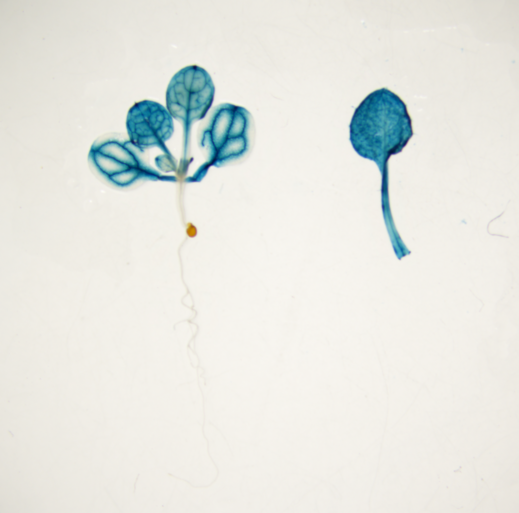
#> input picture example/0-1.tif, 1038 x 1026 px, found by its file name (shown at 1/2 size)
$ jupyter execute --allow-errors quantify_color.ipynb
#> lines starting #> are read from the running program, lines starting #| are printed output that depends on the picture; after the words box and inside, x2 and y2 are one past the last pixel; in counts of white or black regions, pixels touching at a corner belong together
[cell 1]
from pathlib import Path
from PIL import Image, ImageDraw
from matplotlib import pyplot as plt
import numpy as np


plt.rcParams.update({'font.size': 20})

input_file = Path('~/Ramdisk/0-1.tif').expanduser()
im = Image.open(input_file)
#> im is the input picture: PIL image 1038x1026 RGB; mean R, G, B 229.7, 231.2, 225.5

[cell 2]
im.convert('RGB')
r, g, b = im.split()
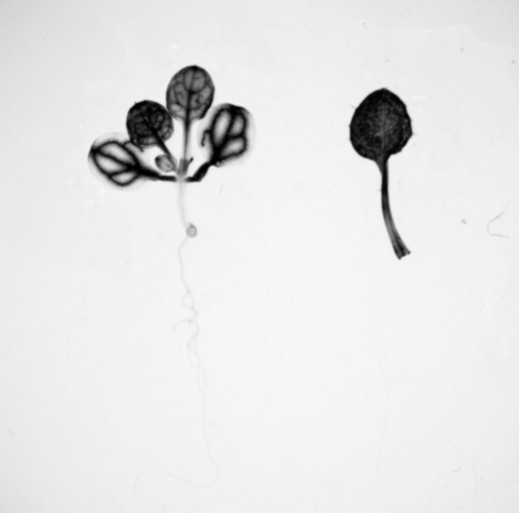
#> r: PIL image 1038x1026 L (shown at 1/2 size); min 0, max 252, mean 229.7
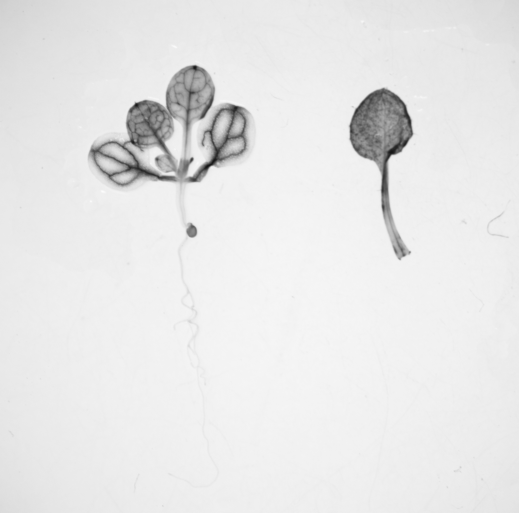
#> g: PIL image 1038x1026 L (shown at 1/2 size); min 19, max 252, mean 231.2
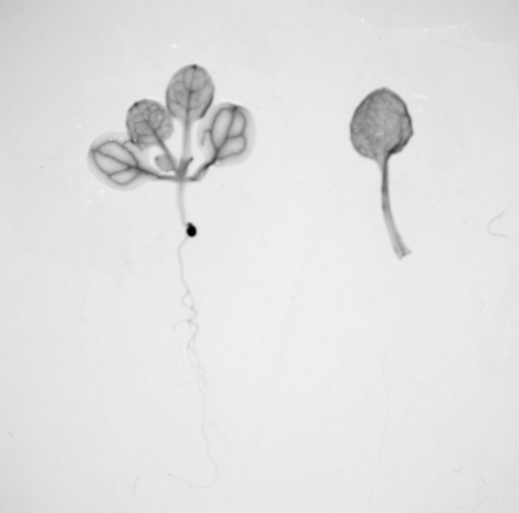
#> b: PIL image 1038x1026 L (shown at 1/2 size); min 0, max 246, mean 225.5
ar = np.asarray(r).flatten()
plt.hist(ar, bins=256, facecolor='red')
ar = np.asarray(g).flatten()
plt.hist(ar, bins=256, facecolor='green')
ar = np.asarray(b).flatten()
plt.hist(ar, bins=256, facecolor='blue')
plt.show()
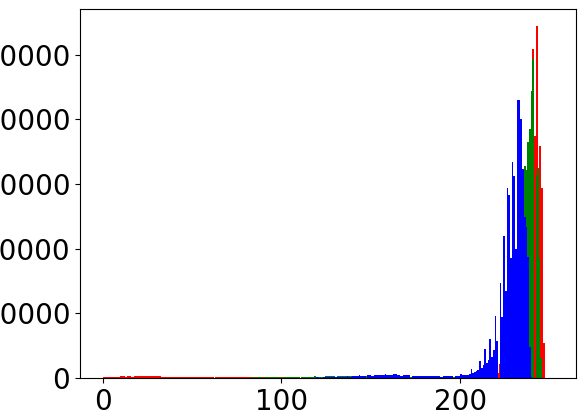
#> figure drawn by matplotlib, 1 panel; tallest bar 108783 high, from x = 242.2 to 243.1; tallest bar 98680 high, from x = 240.2 to 241.1; tallest bar 85956 high, from x = 232.5 to 233.5

[cell 3]
width, height = b.size
#> width = 1038; height = 1026
print(width, height)
#| 1038 1026
ref_loc = (750, 225, 775, 250)
empty_loc = (700, 600, 800, 700)
target_loc = (50, 50, int(width/2), height-50)
#> target_loc = (50, 50, 519, 976)
draw = ImageDraw.Draw(im)
draw.rectangle(ref_loc, outline=(255, 0, 0), width=2)
draw.rectangle(empty_loc, outline=(0, 255, 0), width=2)
draw.rectangle(target_loc, outline=(255, 0, 255), width=2)
im.show()
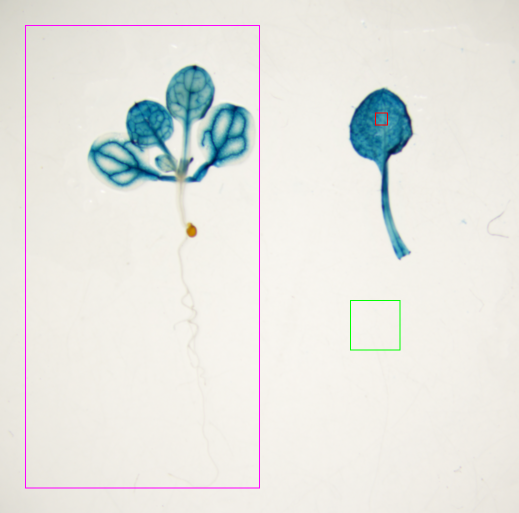
#> shown: PIL image 1038x1026 RGB (shown at 1/2 size); mean R, G, B 229.7, 230, 225.5

[cell 4]
def get_area_array(array, area_loc):
    return array[area_loc[1]:area_loc[3], area_loc[0]:area_loc[2]]
def fill_array(array, area_loc, value):
    array[area_loc[1]:area_loc[3], area_loc[0]:area_loc[2]] = value
    return array
threshold = 32
def calculate(array):
    size = array.size
    total = np.sum(array)
    area = np.count_nonzero(array[array>threshold])
    total_mean = max(0, np.mean(array))
    area_mean = max(0, np.mean(array[array>threshold]))
    return size, total, area, total_mean, area_mean
fig_n = 1
plt.figure(figsize=(20, 40))
b_ar = np.asarray(b)
r_ar = np.asarray(r)
g_ar = np.asarray(g)
#> (the rest of this cell did not finish here and is left out)

#> (a cell that did not finish here is left out)

[cell 6]
plt.figure(figsize=(10, 15))
ax = plt.subplot(5, 1, 1)
ax.hist(b_ar.flatten(), bins=256, label='b', alpha=0.5)
ax.legend()
ax = plt.subplot(5, 1, 2)
#> (the rest of this cell did not finish here and is left out)

[cell 7]
import cv2
from pathlib import Path
input_file = Path('~/Ramdisk/0-1.tif').expanduser()
o = cv2.imread(str(input_file), cv2.IMREAD_GRAYSCALE)
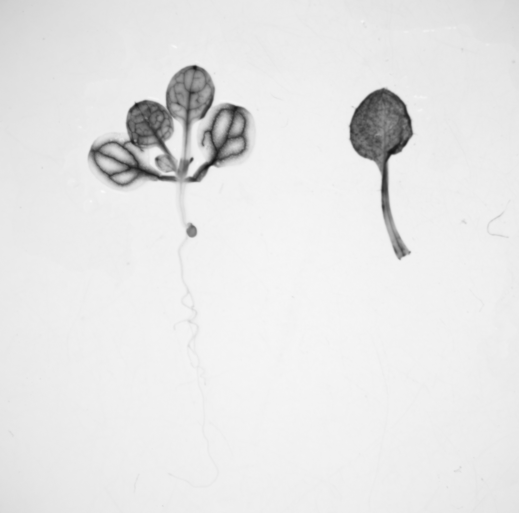
#> o: shape (1026, 1038) (shown at 1/2 size); min 20, max 251, mean 230.2
def draw2(image, low, high):
    r = cv2.Canny(image, low, high)
    cv2.imshow(f'{low}-{high}', r)
cv2.imshow('original', o)
thresh = cv2.Canny(o, 16, 200)
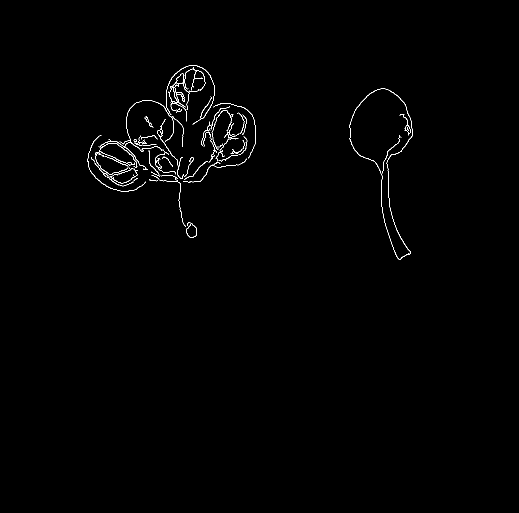
#> thresh: shape (1026, 1038) (shown at 1/2 size); 0.62% white in thin lines or dots, all inside (x1, y1, x2, y2) = (175, 131, 826, 520)
contours, hierarchy = cv2.findContours(thresh, cv2.RETR_EXTERNAL, cv2.CHAIN_APPROX_SIMPLE)
#> contours = 60 contours, 36 with area under 20; largest, box (x1, y1, x2, y2) and area: (336, 147, 379, 243) 410, (699, 176, 826, 520) 185, (332, 131, 430, 250) 74, (239, 200, 367, 294) 63, (175, 271, 292, 384) 60
cv2.drawContours(o, contours, -1, (25, 0, 0),2)
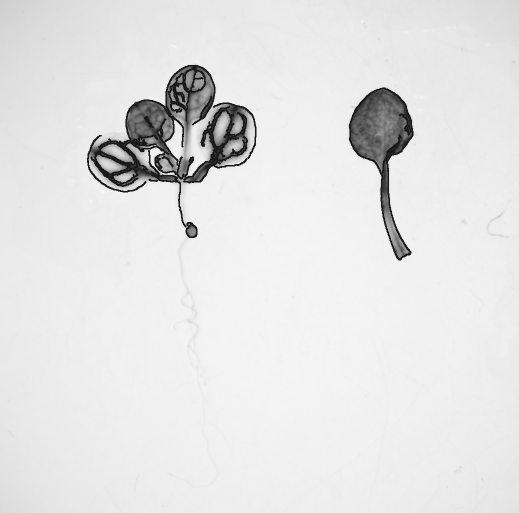
#> o: shape (1026, 1038) (shown at 1/2 size); 1.96% of pixels changed, all inside (x1, y1, x2, y2) = (174, 130, 827, 521)
for cnt in contours:
    x, y, w, h = cv2.boundingRect(cnt)
    cv2.rectangle(o, (x,y), (x+w, y+h), (255,0,0),2)
#> this loop made 60 passes
#> (x, y, w, h) on passes 1 to 12: (372, 445, 22, 30), (367, 362, 14, 4), (298, 358, 18, 5), (265, 356, 11, 7), (321, 350, 34, 11), (303, 350, 69, 104), (765, 347, 1, 1), (302, 343, 18, 10), (213, 337, 63, 36), (316, 336, 36, 13), (189, 326, 28, 27), (427, 323, 14, 6)
#> (cnt, x, y, w, h) on passes 21, 30: ([[204, 311], [205, 312], [208, 312], [207, 311]], 204, 311, 5, 2), ([[325, 298], [326, 299], [326, 300], [327, 300]], 325, 298, 3, 3)
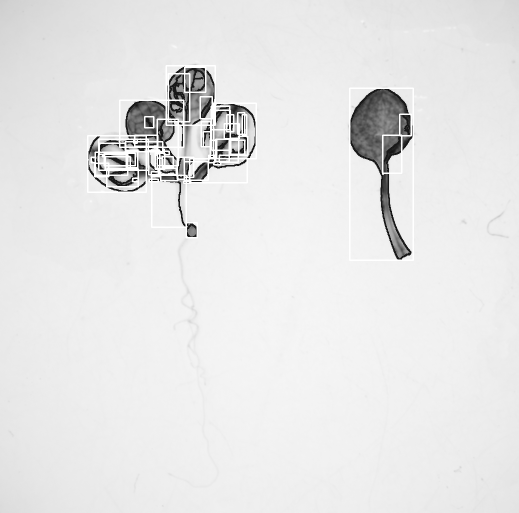
#> o: shape (1026, 1038) (shown at 1/2 size); 2.3% of pixels changed, all inside (x1, y1, x2, y2) = (174, 130, 828, 522)
cv2.imshow('contours', o)
# [4 lines of commented-out code are left out]
draw2(o, 16, 200)
#> in draw2, `r = cv2.Canny(image, low, high)`:
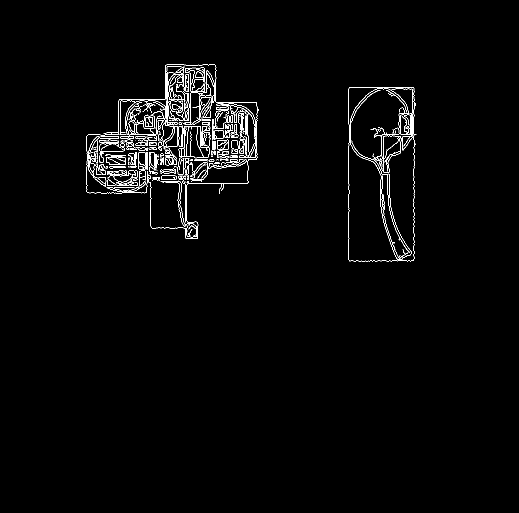
#> r: shape (1026, 1038) (shown at 1/2 size); 1.7% white in thin lines or dots, all inside (x1, y1, x2, y2) = (173, 129, 833, 523)
#cv2.waitKey()
#cv2.destroyAllWindows()

$ run again, with example/75-2.tif copied over example/0-1.tif
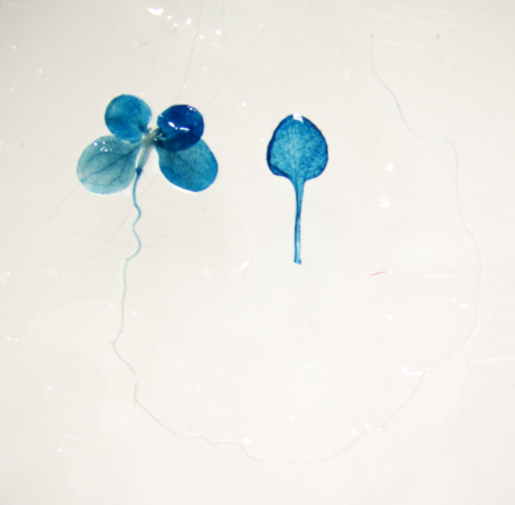
#> input picture example/75-2.tif, 1030 x 1010 px, found by its file name (shown at 1/2 size)
#> im is the input picture: PIL image 1030x1010 RGB; mean R, G, B 231.9, 233.1, 228.6
#| 1030 1010
#> `thresh = cv2.Canny(o, 16, 200)`:
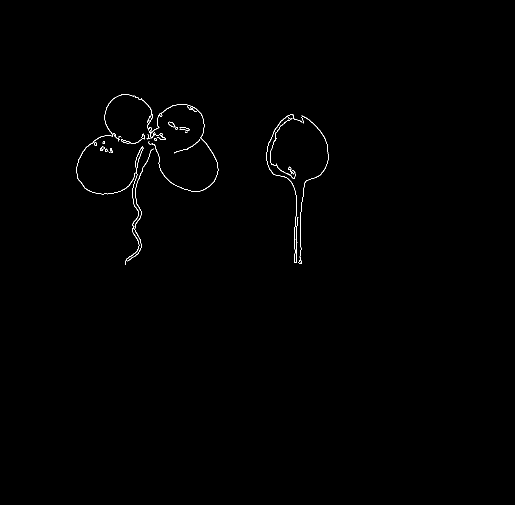
#> thresh: shape (1010, 1030) (shown at 1/2 size); 0.35% white in thin lines or dots, all inside (x1, y1, x2, y2) = (152, 189, 657, 530)
#> contours = 29 contours, 17 with area under 20; largest, box (x1, y1, x2, y2) and area: (250, 292, 288, 530) 435, (152, 189, 409, 389) 218, (296, 277, 437, 384) 92, (337, 243, 350, 255) 78, (541, 239, 591, 358) 73
#> the loop `for cnt in contours:` made 29 passes
#> (x, y, w, h) on passes 1 to 8: (596, 520, 4, 8), (269, 297, 39, 160), (210, 297, 5, 7), (217, 296, 9, 9), (270, 294, 13, 41), (200, 293, 9, 9), (250, 292, 38, 238), (188, 285, 6, 7)
#> in draw2, `r = cv2.Canny(image, low, high)`:
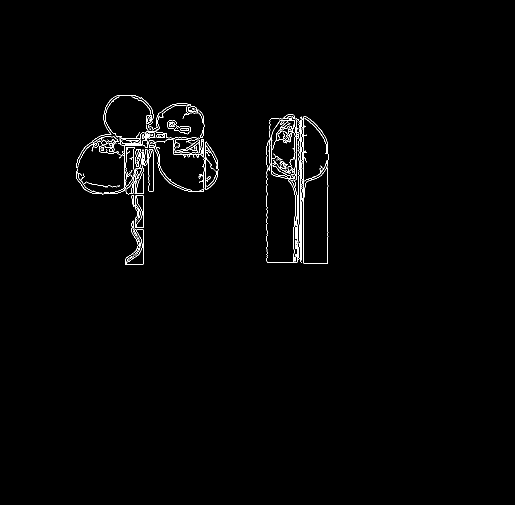
#> r: shape (1010, 1030) (shown at 1/2 size); 0.99% white in thin lines or dots, all inside (x1, y1, x2, y2) = (153, 190, 657, 530)

$ run again, with example/42℃ 3h-2.tif copied over example/0-1.tif
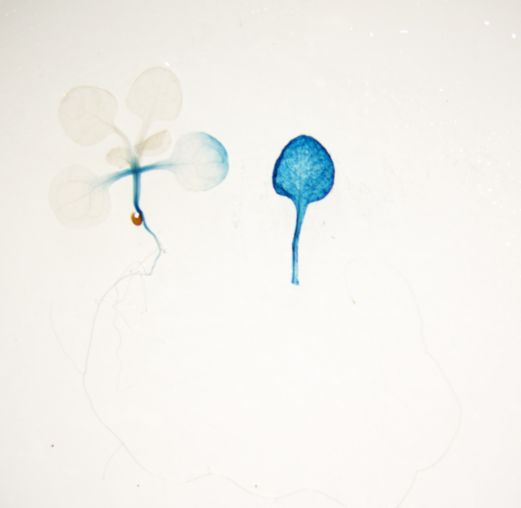
#> input picture example/42℃ 3h-2.tif, 1042 x 1016 px, found by its file name (shown at 1/2 size)
#> im is the input picture: PIL image 1042x1016 RGB; mean R, G, B 242.3, 241.3, 237.2
#| 1042 1016
#> thresh: shape (1016, 1042); 0.49% white in thin lines or dots, all inside (x1, y1, x2, y2) = (103, 262, 670, 939)
#> contours = 15 contours, 6 with area under 20; largest, box (x1, y1, x2, y2) and area: (168, 338, 358, 939) 316, (601, 299, 665, 414) 284, (556, 338, 600, 417) 192, (544, 269, 670, 570) 135, (567, 302, 615, 379) 120
#> the loop `for cnt in contours:` made 15 passes
#> (x, y, w, h) on passes 1 to 8: (103, 889, 4, 5), (592, 391, 11, 79), (558, 377, 12, 11), (604, 359, 16, 23), (556, 338, 44, 79), (168, 338, 190, 601), (612, 317, 22, 27), (198, 315, 68, 38)
#> in draw2, `r = cv2.Canny(image, low, high)`:
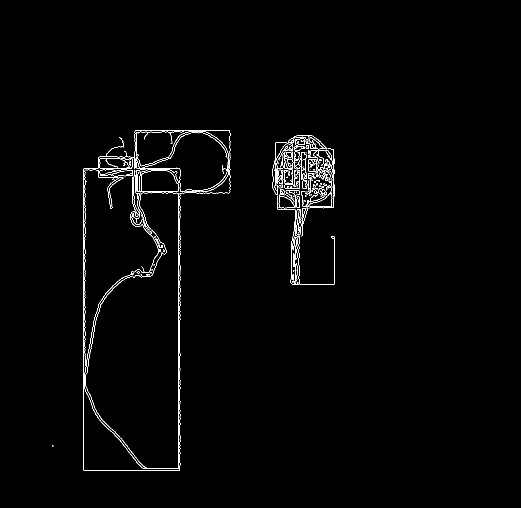
#> r: shape (1016, 1042) (shown at 1/2 size); 1.2% white in thin lines or dots, all inside (x1, y1, x2, y2) = (104, 260, 670, 942)
